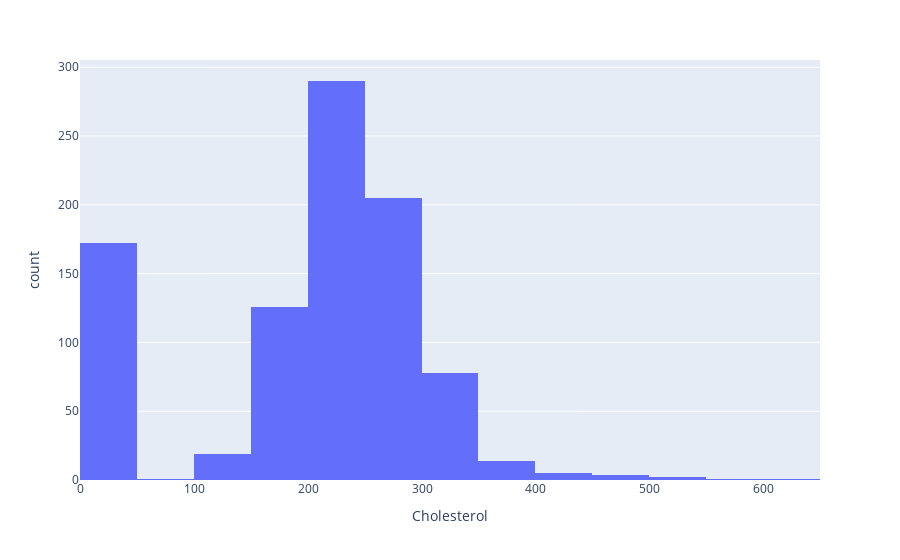

The notebook cell this image was saved under:
### Code cell
fig = px.histogram(df['Cholesterol'], x="Cholesterol", nbins=30)
fig.show()

### Figure 1 — Plotly figure (JSON) as saved in the notebook; plotly's stock layout.template omitted (floating-point values rounded to 4 significant figures; data arrays with more than 128 entries replaced by an {"elided": "..."} marker saying what was removed)
{"data": [{"alignmentgroup": "True", "bingroup": "x", "hovertemplate": "Cholesterol=%{x}<br>count=%{y}<extra></extra>", "legendgroup": "", "marker": {"color": "#636efa", "pattern": {"shape": ""}}, "name": "", "nbinsx": 30, "offsetgroup": "", "orientation": "v", "showlegend": false, "type": "histogram", "x": {"elided": "918 int values"}, "xaxis": "x", "yaxis": "y"}], "layout": {"barmode": "relative", "legend": {"tracegroupgap": 0}, "margin": {"t": 60}, "xaxis": {"anchor": "y", "domain": [0, 1], "title": {"text": "Cholesterol"}}, "yaxis": {"anchor": "x", "domain": [0, 1], "title": {"text": "count"}}}}
